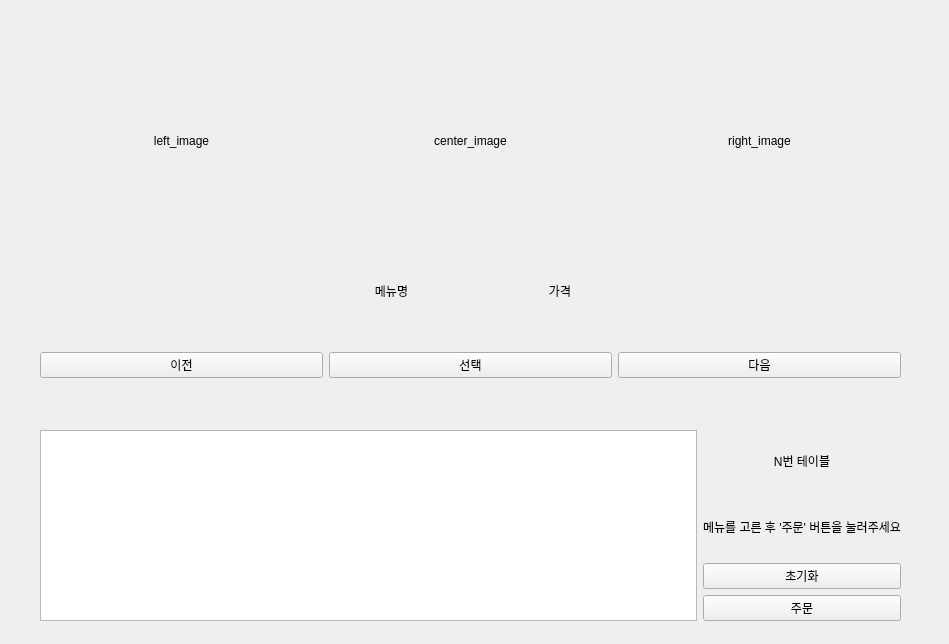
<?xml version="1.0" encoding="UTF-8"?>
<ui version="4.0">
 <class>MainWindow</class>
 <widget class="QMainWindow" name="MainWindow">
  <property name="geometry">
   <rect>
    <x>0</x>
    <y>0</y>
    <width>949</width>
    <height>644</height>
   </rect>
  </property>
  <property name="windowTitle">
   <string>MainWindow</string>
  </property>
  <widget class="QWidget" name="centralwidget">
   <widget class="QWidget" name="horizontalLayoutWidget">
    <property name="geometry">
     <rect>
      <x>40</x>
      <y>20</y>
      <width>861</width>
      <height>241</height>
     </rect>
    </property>
    <layout class="QHBoxLayout" name="menu_layout">
     <item>
      <widget class="QLabel" name="left_image">
       <property name="text">
        <string>left_image</string>
       </property>
       <property name="alignment">
        <set>Qt::AlignCenter</set>
       </property>
      </widget>
     </item>
     <item>
      <widget class="QLabel" name="center_image">
       <property name="text">
        <string>center_image</string>
       </property>
       <property name="alignment">
        <set>Qt::AlignCenter</set>
       </property>
      </widget>
     </item>
     <item>
      <widget class="QLabel" name="right_image">
       <property name="text">
        <string>right_image</string>
       </property>
       <property name="alignment">
        <set>Qt::AlignCenter</set>
       </property>
      </widget>
     </item>
    </layout>
   </widget>
   <widget class="QWidget" name="horizontalLayoutWidget_2">
    <property name="geometry">
     <rect>
      <x>40</x>
      <y>320</y>
      <width>861</width>
      <height>91</height>
     </rect>
    </property>
    <layout class="QHBoxLayout" name="btn_layout">
     <item>
      <widget class="QPushButton" name="previous_btn">
       <property name="text">
        <string>이전</string>
       </property>
      </widget>
     </item>
     <item>
      <widget class="QPushButton" name="select_btn">
       <property name="text">
        <string>선택</string>
       </property>
      </widget>
     </item>
     <item>
      <widget class="QPushButton" name="next_btn">
       <property name="text">
        <string>다음</string>
       </property>
      </widget>
     </item>
    </layout>
   </widget>
   <widget class="QWidget" name="horizontalLayoutWidget_3">
    <property name="geometry">
     <rect>
      <x>40</x>
      <y>430</y>
      <width>861</width>
      <height>191</height>
     </rect>
    </property>
    <layout class="QHBoxLayout" name="horizontalLayout_4">
     <item>
      <widget class="QTextBrowser" name="seleted_view"/>
     </item>
     <item>
      <layout class="QVBoxLayout" name="verticalLayout">
       <item>
        <widget class="QLabel" name="table_number">
         <property name="text">
          <string>N번 테이블</string>
         </property>
         <property name="alignment">
          <set>Qt::AlignCenter</set>
         </property>
        </widget>
       </item>
       <item>
        <widget class="QLabel" name="status_msg">
         <property name="text">
          <string>메뉴를 고른 후 '주문' 버튼을 눌러주세요</string>
         </property>
         <property name="alignment">
          <set>Qt::AlignCenter</set>
         </property>
        </widget>
       </item>
       <item>
        <widget class="QPushButton" name="clear_btn">
         <property name="text">
          <string>초기화</string>
         </property>
        </widget>
       </item>
       <item>
        <widget class="QPushButton" name="order_btn_2">
         <property name="text">
          <string>주문</string>
         </property>
        </widget>
       </item>
      </layout>
     </item>
    </layout>
   </widget>
   <widget class="QWidget" name="horizontalLayoutWidget_4">
    <property name="geometry">
     <rect>
      <x>310</x>
      <y>270</y>
      <width>331</width>
      <height>41</height>
     </rect>
    </property>
    <layout class="QHBoxLayout" name="horizontalLayout">
     <item>
      <widget class="QLabel" name="menu_label">
       <property name="text">
        <string>메뉴명</string>
       </property>
       <property name="alignment">
        <set>Qt::AlignCenter</set>
       </property>
      </widget>
     </item>
     <item>
      <widget class="QLabel" name="price_label">
       <property name="text">
        <string>가격</string>
       </property>
       <property name="alignment">
        <set>Qt::AlignCenter</set>
       </property>
      </widget>
     </item>
    </layout>
   </widget>
  </widget>
 </widget>
 <resources/>
 <connections/>
</ui>
